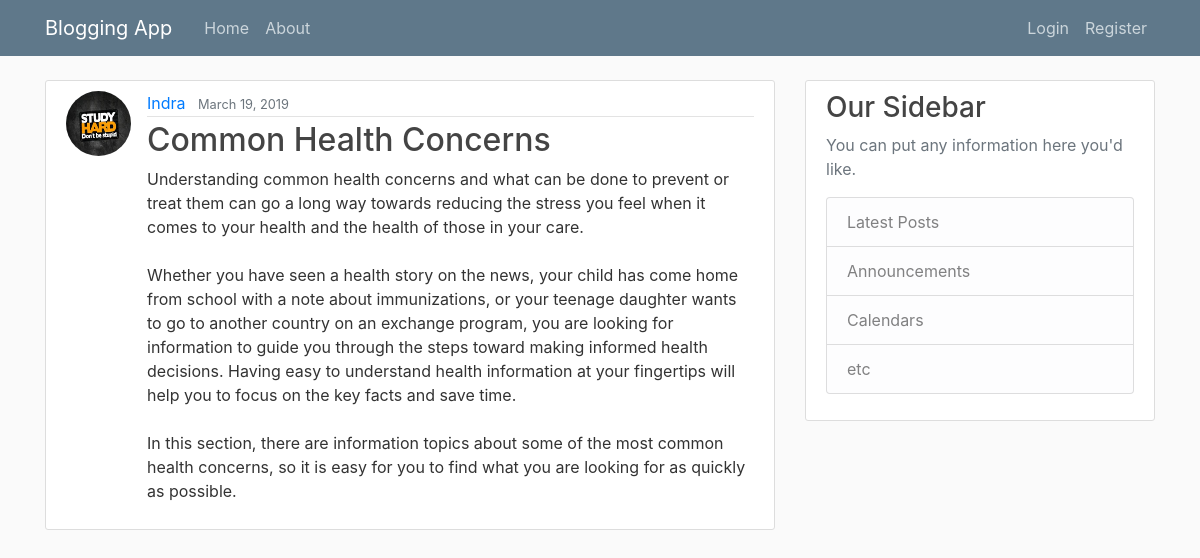
The page /post/10/ on the database its author committed.
### blog/models.py (models this page shows, shortened)
class Post(models.Model):
    title = models.CharField(max_length=100)
    content = models.TextField()
    date_posted = models.DateTimeField(default=timezone.now)
    author = models.ForeignKey(User, on_delete=models.CASCADE)

### users/models.py (models this page shows, shortened)
class Profile(models.Model):
    user = models.OneToOneField(User, on_delete=models.CASCADE)
    image = models.ImageField(default='default.jpg', upload_to='profile_pics')

### blog/views.py (the view)
# urls.py: path('post/<int:pk>/',PostDetailView.as_view(), name='post-detail'),
class PostDetailView(DetailView):
    model = Post

### blog/templates/blog/post_detail.html (shortened to what this page needs)
{% extends "blog/base.html" %}
{% block content %}
    <article class="media content-section">
        <img class="rounded-circle article-img" src="{{ object.author.profile.image.url }}">
        <div class="media-body">
            <div class="article-metadata">
                <a class="mr-2" href="{% url 'user-posts' object.author.username %}">{{ object.author }}</a>
                <small class="text-muted">{{ object.date_posted|date:"F d, Y " }}</small>
            </div>
            <h2 class="article-title">{{ object.title }}</h2>
            <p class="article-content">{{ object.content }}</p>
        </div>
    </article>
{% endblock content %}

### blog/static/blog/main.css (style rules this page uses)
body { background: #fafafa; color: #333333; margin-top: 5rem; }
h1, h2, h3, h4, h5, h6 { color: #444444; }
.content-section { background: #ffffff; padding: 10px 20px; border: 1px solid #dddddd; border-radius: 3px; margin-bottom: 20px; }
.article-title { color: #444444; }
.article-content { white-space: pre-line; }
.article-img { height: 65px; width: 65px; margin-right: 16px; }
.article-metadata { padding-bottom: 1px; margin-bottom: 4px; border-bottom: 1px solid #e3e3e3 }

### rows shown on the page
Post: author.profile.image (picture), author "Indra", date_posted "March 19, 2019", title "Common Health Concerns", content "Understanding common health concerns and what can be done to prevent or treat them can go a long way towards reducing the stress you feel when it comes to your health and the health of those in your care. Whether you have seen a health story on the news, your child has come home from school with a note about immunizations, or your teenage daughter wants to go to another country on an exchange program, you are looking for information to guide you through the steps toward making informed health decisions. Having easy to understand health information at your fingertips will help you to focus on the key facts and save time. In this section, there are information topics about some of the most…"
